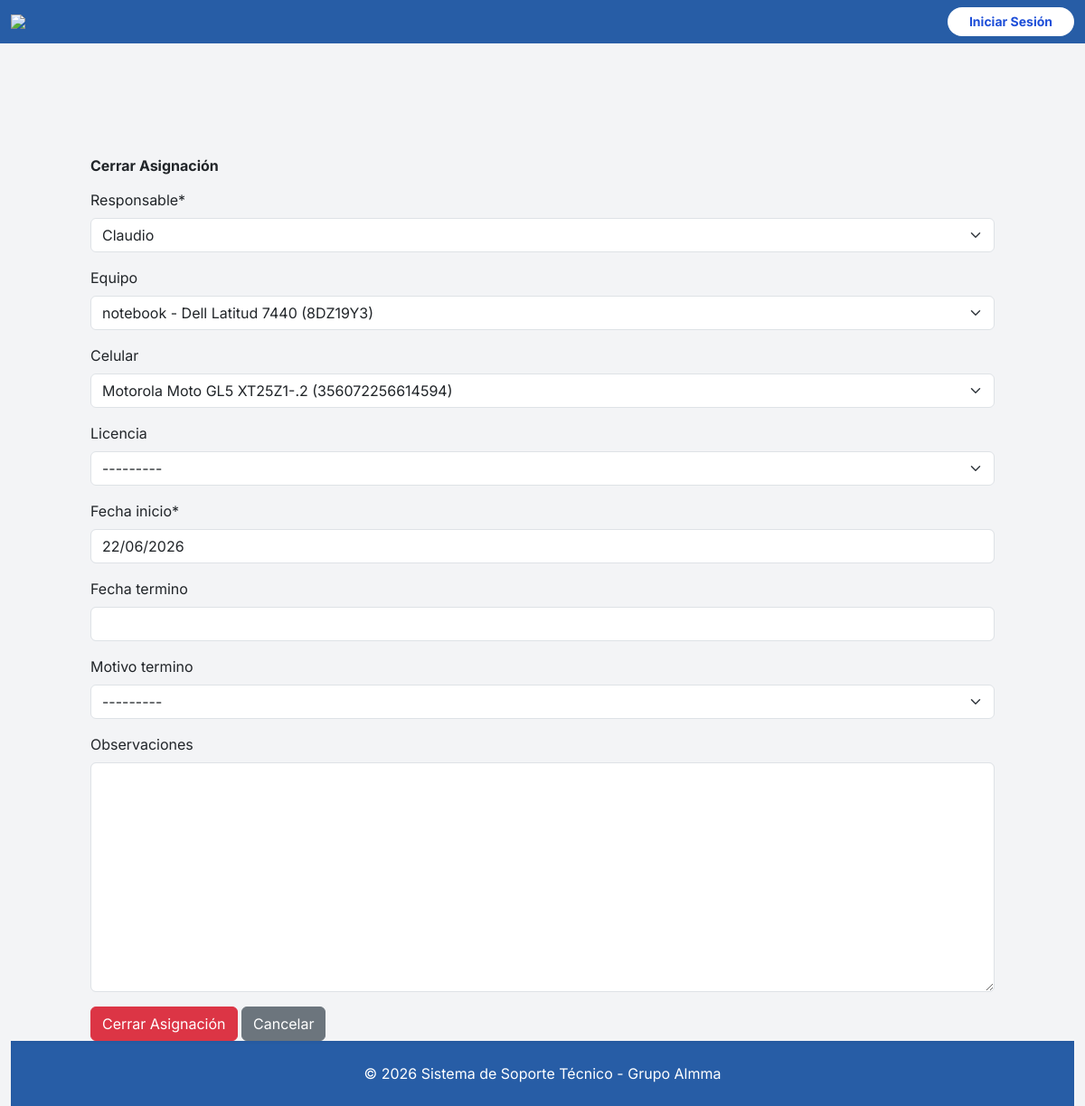
The page /inventario/asignaciones/cerrar/1/ on the database its author committed.
### inventario_ti/models.py (models this page shows, shortened)
class HistorialAsignacion(models.Model):
    persona = models.ForeignKey(User, on_delete=models.CASCADE)
    equipo = models.ForeignKey(EquipoTI, on_delete=models.CASCADE, null=True, blank=True)
    celular = models.ForeignKey(CelularTI, on_delete=models.CASCADE, null=True, blank=True)
    licencia = models.ForeignKey(LicenciaTI, on_delete=models.CASCADE, null=True, blank=True)
    fecha_inicio = models.DateField()
    fecha_termino = models.DateField(blank=True, null=True)
    motivo_termino = models.CharField(
        max_length=50,
        choices=[
            ("despido", "Despido"),
            ("renuncia", "Renuncia"),
            ("falla", "Falla"),
            ("renovacion", "Renovación"),
            ("otro", "Otro"),
        ],
        blank=True,
        null=True
    )
    observaciones = models.TextField(blank=True, null=True)

### inventario_ti/views.py (the view)
# urls.py: path("asignaciones/cerrar/<int:pk>/", cerrar_asignacion, name="cerrar_asignacion"),
def cerrar_asignacion(request, pk):
    asignacion = get_object_or_404(HistorialAsignacion, pk=pk)
    if request.method == "POST":
        form = AsignacionForm(request.POST, instance=asignacion)
        if form.is_valid():
            asignacion = form.save()
            if asignacion.equipo:
                asignacion.equipo.responsable_actual = None
                asignacion.equipo.save()
            if asignacion.celular:
                asignacion.celular.responsable_actual = None
                asignacion.celular.save()
            if asignacion.licencia:
                asignacion.licencia.responsable_actual = None
                asignacion.licencia.save()
            messages.success(request, "Asignación cerrada correctamente.")
            return redirect("listar_asignaciones")
    else:
        form = AsignacionForm(instance=asignacion)
    return render(request, "inventario_ti/cerrar_asignacion.html", {"form": form, "asignacion": asignacion})

### inventario_ti/forms.py
class AsignacionForm(forms.ModelForm):
    equipo = forms.ModelChoiceField(
        queryset=EquipoTI.objects.all(),
        required=False,
        label="Equipo"
    )
    celular = forms.ModelChoiceField(
        queryset=CelularTI.objects.all(),
        required=False,
        label="Celular"
    )
    licencia = forms.ModelChoiceField(
        queryset=LicenciaTI.objects.all(),
        required=False,
        label="Licencia"
    )
    persona = forms.ModelChoiceField(
        queryset=User.objects.all(),
        required=True,
        label="Responsable"
    )
    class Meta:
        model = HistorialAsignacion
        fields = [
            "persona",
            "equipo",
            "celular",
            "licencia",
            "fecha_inicio",
            "fecha_termino",
            "motivo_termino",
            "observaciones",
        ]

### gestion_tickets/context_processors.py (called while the page is built)
def contador_tickets(request):
    if request.user.is_authenticated:
        pendientes = Ticket.objects.filter(estado='abierto').count()
    else:
        pendientes = 0
    return {'tickets_pendientes': pendientes}

### inventario_ti/models.py (called while the page is built)
    def __str__(self):
        return f"{self.tipo_equipo} - {self.marca} {self.modelo} ({self.numero_serie})"

    def __str__(self):
        return f"{self.marca} {self.modelo} ({self.imei1})"

### inventario_ti/templates/inventario_ti/cerrar_asignacion.html (shortened to what this page needs)
{% extends "base/base.html" %}
{% block content %}
{% load crispy_forms_tags %}
<div class="container mt-4">
    <h3 class="fw-bold mb-3">Cerrar Asignación</h3>
    <form method="POST">
        {{ form | crispy }}
        <button class="btn btn-danger">Cerrar Asignación</button>
        <a href="{% url 'listar_asignaciones' %}" class="btn btn-secondary">Cancelar</a>
    </form>
</div>
{% endblock %}

### gestion_tickets/templates/base/base.html (style rules this page uses)
body { font-family: 'Inter', sans-serif; background-color: #f3f4f6; }

### rows shown on the page
HistorialAsignacion: persona "Claudio", equipo "notebook - Dell Latitud 7440 (8DZ19Y3)", celular "Motorola Moto GL5 XT25Z1-.2 (356072256614594)", licencia "---------", fecha_inicio "22/06/2026", motivo_termino "---------"
